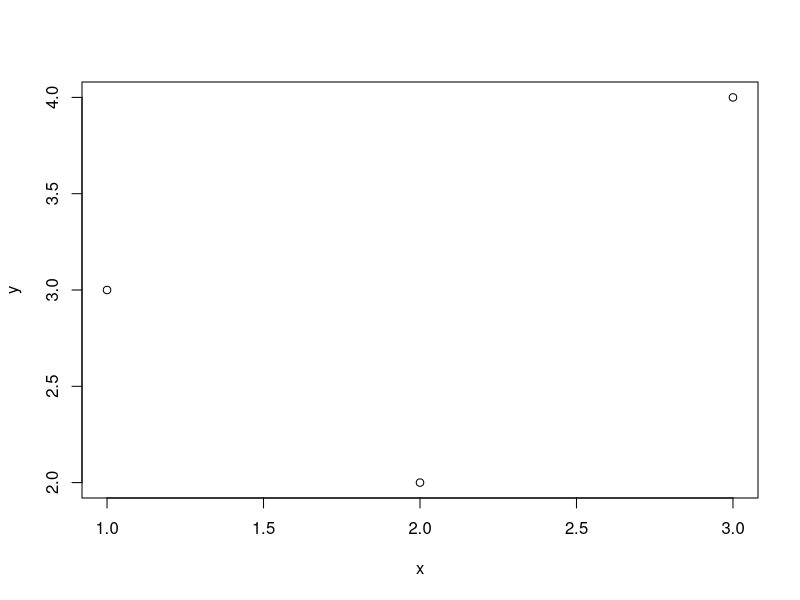

Source code (R):
setwd("/Users/ctw8/Documents/research/brigham/learngit")

x <- c(1,2,3)
y <- c(3,2,4)


pdf("sampleplot.pdf")
plot(x,y)
dev.off()

## changing my R script
## working in new branch